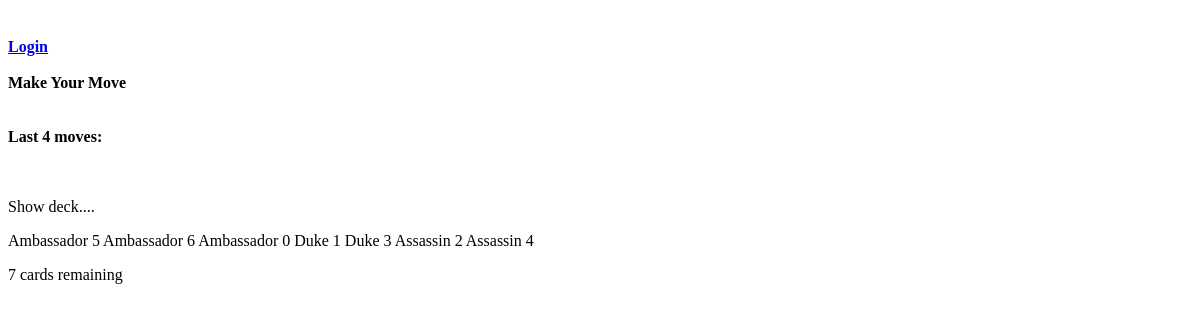
The app's page /coup/showDeck, older data.
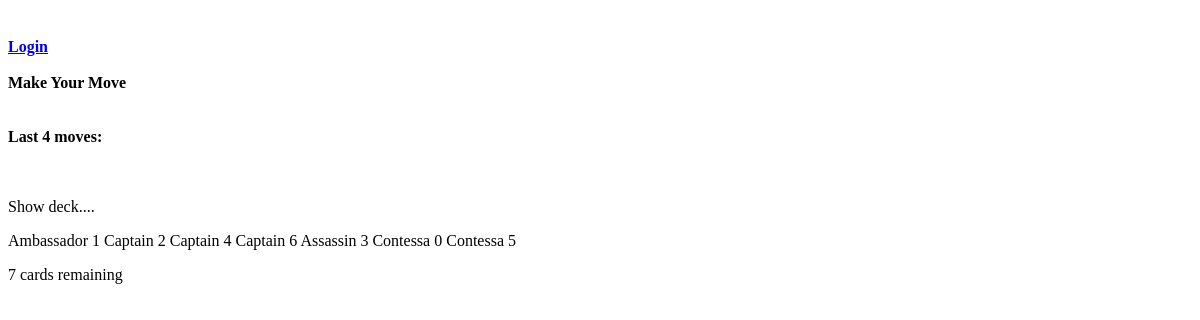
The same page, newer data.
### coup/models.py (models this page shows, shortened)
class CardInstance(models.Model):
    card = models.ForeignKey('Card', on_delete=models.SET_NULL, null=True)
    shuffle_order = models.IntegerField(null=True)
    def __str__(self):
        return (self.card.cardName)
    CARD_STATUS = (
        ('U', 'Up'),
        ('D', 'Down'),
    )
    status = models.CharField(max_length=1, choices=CARD_STATUS, blank=True, default='D', help_text='Card status')

class Card(models.Model):
    cardName = models.CharField(max_length=20, default="Assassin")

### coup/views.py (the view)
# urls.py: path('showDeck', views.showdeck, name='showDeck'),
def showdeck(request):
    deck = Deck.objects.all()[0]
    cardsremaining = deck.cardsremaining()
    return render(
        request,
        'show_deck.html',
        context={'deck': deck, 'cardsremaining': cardsremaining}
    )

### coup/models.py (called while the page is built)
    def cardsremaining(self):
        self.cnt=0
        for self.card in self.cards.all():
            if self.card.shuffle_order != None:
                self.cnt+=1
        return self.cnt

### coup/templates/show_deck.html (shortened to what this page needs)
{% block content %}
<html lang="en">
<head>
</head>
<body>
<p>Show deck....</p>
<p>
{% for card in deck.cards.all %}
{% if card.shuffle_order != None %}
{{ card }} {{card.shuffle_order}}
{% endif %}
    {% endfor %}</p>
<p>    {{cardsremaining}}  cards remaining</p>
</body>
</html>
{% endblock %}

Row changes from the older to the newer data that the page shows:
removed CardInstance: card.cardName "Ambassador", shuffle_order "5"
removed CardInstance: card.cardName "Ambassador", shuffle_order "6"
removed CardInstance: card.cardName "Ambassador", shuffle_order "0"
removed CardInstance: card.cardName "Duke", shuffle_order "1"
removed CardInstance: card.cardName "Duke", shuffle_order "3"
removed CardInstance: card.cardName "Assassin", shuffle_order "2"
removed CardInstance: card.cardName "Assassin", shuffle_order "4"
added CardInstance: card.cardName "Ambassador", shuffle_order "1"
added CardInstance: card.cardName "Captain", shuffle_order "2"
added CardInstance: card.cardName "Captain", shuffle_order "4"
added CardInstance: card.cardName "Captain", shuffle_order "6"
added CardInstance: card.cardName "Assassin", shuffle_order "3"
added CardInstance: card.cardName "Contessa", shuffle_order "0"
added CardInstance: card.cardName "Contessa", shuffle_order "5"
